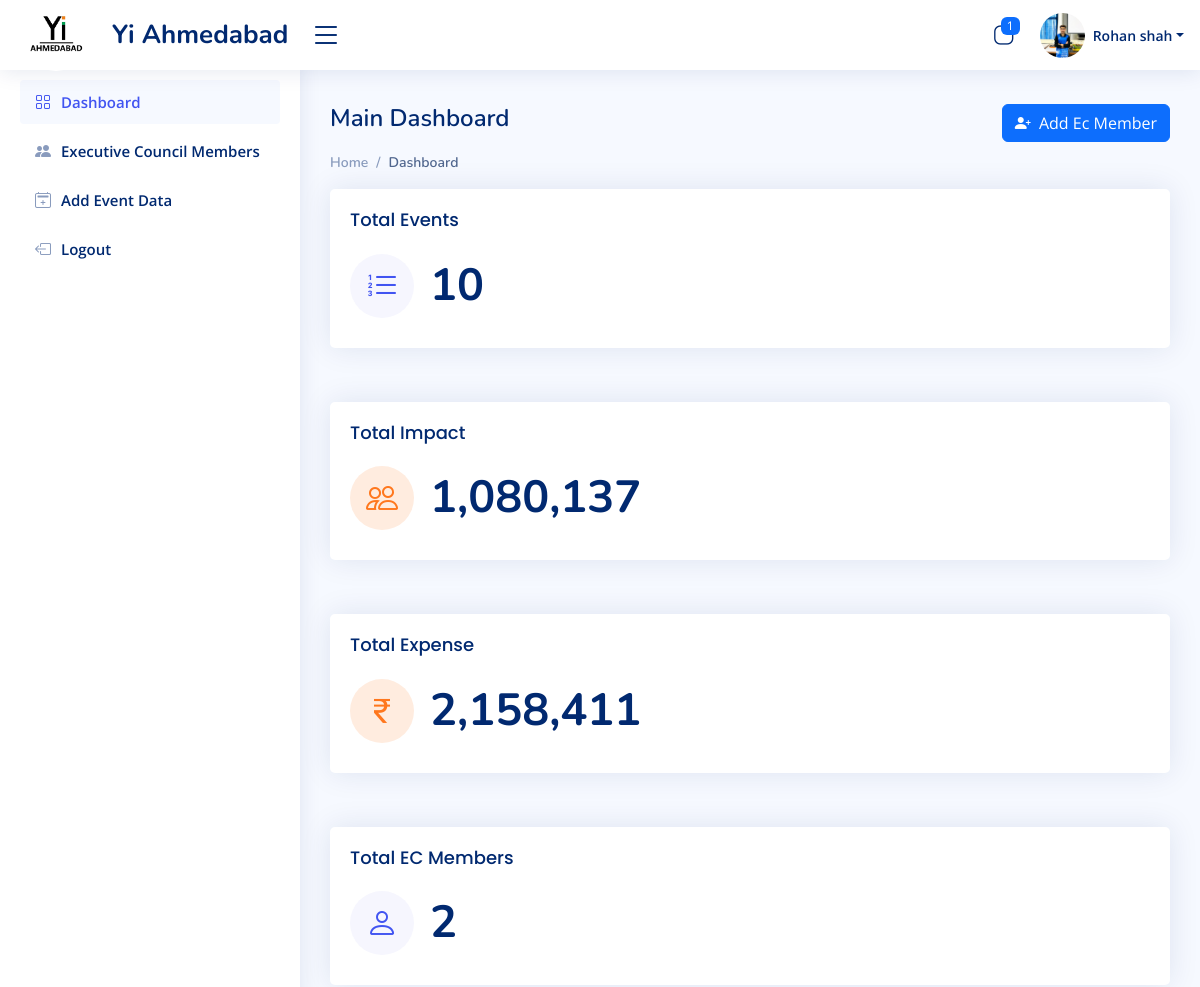
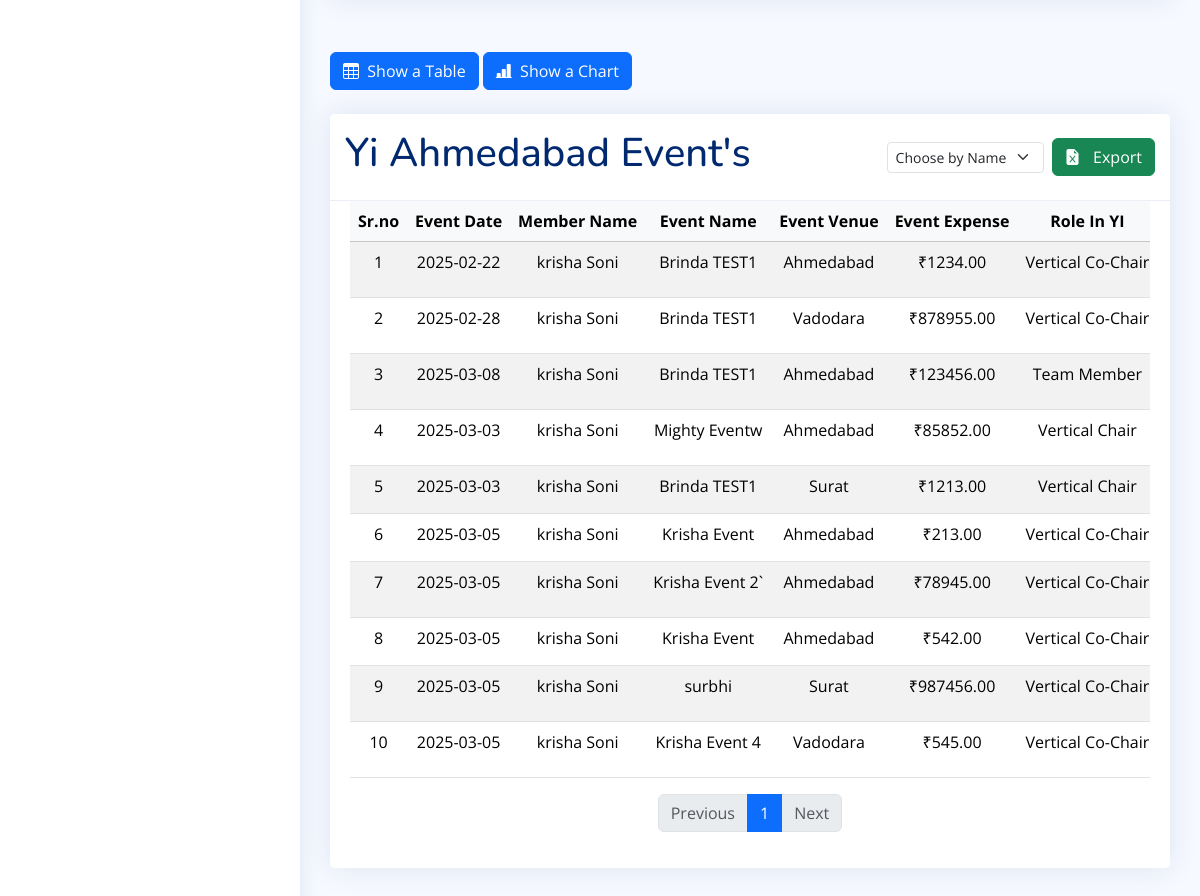
The app's page /Admin-Dashboard (signed in) with its own data (2 pictures, top to bottom).
### admin_app/models.py (models this page shows, shortened)
class LoginSide(AbstractUser):
    id = models.UUIDField(primary_key=True,default=uuid.uuid4,editable=False,db_index=True)
    login_role = models.ManyToManyField(Login_Role)
    first_name = models.CharField(max_length=200,null=True,)
    last_name = models.CharField(max_length=200)
    email = models.EmailField(max_length=200,unique=True,validators=[validate_email])
    photo = models.ImageField(upload_to='user_photo/', null=True,)
    yi_role = models.CharField(max_length=200,null=True)
    phone_number = models.CharField(
        max_length=10,  # This will accommodate international numbers
        default='0',
        validators=[
            RegexValidator(
                regex=r'^(\+91[\-\s]?)?[0]?(91)?[789]\d{9}$',  # This is the regex for validating the phone number
                message="Enter a valid phone number.",
                code="invalid_phone"
            ),
        ],
    )

### manager_app/models.py (models this page shows)
class Event_Data(models.Model):
    user = models.ForeignKey(LoginSide, on_delete=models.SET_NULL, null=True,db_index=True)
    your_name = models.CharField(max_length=50)
    event_name = models.CharField(max_length=200,blank=True)
    event_venue = models.CharField(max_length=200,blank=True)
    event_expense = models.BigIntegerField(blank=True,default=0)
    date = models.CharField(max_length=200)
    role_yi = models.CharField(max_length=200)
    project_vertical = models.CharField(max_length=200)
    project_stakeholder = models.CharField(max_length=200)
    yi_pillar = models.CharField(max_length=200)
    social_link = models.URLField(max_length=300)
    which_SIG = models.CharField(max_length=200,blank=True,null=True)
    event_handle = models.CharField(max_length=200,blank=True,null=True)
    total_impact = models.BigIntegerField(blank=True,default=1)
    school = models.CharField(max_length=200,blank=True,null=True)
    collage = models.CharField(max_length=200,blank=True,null=True)
    associate_partner = models.CharField(max_length=200,null=True,blank=True)

### admin_app/views.py (the view)
# urls.py: path('Admin-Dashboard',Admin_Dashboard,name='Admin_Dashboard'),
@login_required(login_url='index')
def Admin_Dashboard(request):
    if not request.user.login_role.filter(name='Admin').exists():
        return redirect('Error-Page')
    active_users_count = LoginSide.objects.filter(is_active=True).count()
    total_event = Event_Data.objects.count()
    user_id = request.user.id
    total_user_data = LoginSide.objects.exclude(login_role='Admin')
    total_user = total_user_data.count()
    sessions = Session.objects.filter(expire_date__gte=now())
    user_ids = [session.get_decoded().get('_auth_user_id') for session in sessions]
    active_users = LoginSide.objects.filter(id__in=user_ids)  # Get user objects
    active_user_names = [f"{user.first_name} {user.last_name}" for user in active_users]
    active_users_count = active_users.count()
    total_expense_result = Event_Data.objects.aggregate(Sum('event_expense'))
    total_expense = total_expense_result['event_expense__sum'] if total_expense_result['event_expense__sum'] is not None else 0
    total_impact_result = Event_Data.objects.aggregate(Sum('total_impact'))
    total_impact = total_impact_result['total_impact__sum'] if total_impact_result['total_impact__sum'] is not None else 0
    impact_avg = Event_Data.objects.aggregate(Avg('total_impact'))
    avg_impact = impact_avg['total_impact__avg'] if impact_avg['total_impact__avg'] is not None else 0
    all_user = LoginSide.objects.all().distinct()
    login_role = Login_Role.objects.all().distinct()
    manager_name = Event_Data.objects.all().values_list('your_name', flat=True).distinct()
    search = request.GET.get('search')
    if search and search != 'all':
        event_list = Event_Data.objects.filter(your_name__icontains=search)  # Using icontains for partial match
    else:
        event_list = Event_Data.objects.all()
    context = {
        'user_id':user_id,
        'users_data': all_user,
        'role': login_role,
        'total_manager': total_user,
        'total_event': total_event,
        'total_impact': total_impact ,
        'impact_avg': avg_impact,
        'total_expense': total_expense,
        'events': event_list,
        'm1': manager_name,
        'count':active_users_count,
        'name':active_user_names
    }
    return render(request, 'Admin/AdminDashboard.html', context)

### admin_app/Templates/Admin/AdminDashboard.html (shortened to what this page needs)
{% extends "base/base.html" %}
{% load static %}
  {% block bodyblock %}
  <main id="main" class="main">
    <div class="pagetitle">
      <h1>Main Dashboard </h1>
      <a href="{% url 'Admin_Signup' %}"> <button type="submit"  class="btn btn-primary"><i class="bi bi-person-plus-fill"></i>&nbsp; Add Ec Member</button></a>
    </div>
      <nav>
        <ol class="breadcrumb">
          <li class="breadcrumb-item"><a href="">Home</a></li>
          <li class="breadcrumb-item active">Dashboard</li>
        </ol>
      </nav>
    <section class="section dashboard">
      <div class="row">
        <div class="col-lg-12">
          <div class="row">
            <div class="col-xxl-3 col-xl-12 col-sm-12 mb-4">
              <div class="card info-card sales-card">
                <div class="card-body">
                  <h5 class="card-title">Total Events</h5>
                  <div class="d-flex align-items-center">
                    <div class="card-icon rounded-circle d-flex align-items-center justify-content-center">
                      <i class="bi bi-list-ol"></i>
                    </div>
                    <div class="ps-3">
                      <h6 class="count">{{ total_event }}</h6>
                    </div>
                  </div>
                </div>
              </div>
            </div>
            <div class="col-xxl-3 col-xl-12 col-sm-12 mb-4">
              <div class="card info-card customers-card">
                <div class="card-body">
                  <h5 class="card-title">Total Impact</h5>
                  <div class="d-flex align-items-center">
                    <div class="card-icon rounded-circle d-flex align-items-center justify-content-center">
                      <i class="bi bi-people"></i>
                    </div>
                    <div class="ps-3">
                      <h6 class="count">{{ total_impact|floatformat:"g" }}</h6>
                    </div>
                  </div>
                </div>
              </div>
            </div>
            <div class="col-xxl-3 col-xl-12 col-sm-12 mb-4">
              <div class="card info-card customers-card">
                <div class="card-body">
                  <h5 class="card-title">Total Expense</h5>
                  <div class="d-flex align-items-center">
                    <div class="card-icon rounded-circle d-flex align-items-center justify-content-center">
                      <i class="bi bi-currency-rupee"></i>
                    </div>
                    <div class="ps-3">
                      <h6 class="count">{{ total_expense|floatformat:"g"  }}</h6>
                    </div>
                  </div>
                </div>
              </div>
            </div>
      <div class="col-xxl-3 col-xl-12 col-sm-12 mb-4">
              <div class="card info-card sales-card">
                <div class="card-body">
                  <h5 class="card-title">Total EC Members </h5>
                  <div class="d-flex align-items-center">
                    <div class="card-icon rounded-circle d-flex align-items-center justify-content-center">
                      <i class="bi bi-person"></i>
                    </div>
                    <div class="ps-3">
                      <h6 class="count">{{ total_manager }}</h6>
                    </div>
                  </div>
                </div>
              </div>
            </div>
          </div>
        </div>
      </div>
      <div>
        <button type="submit"  onclick="table()"  class="btn btn-primary"><i class="bi bi-table"></i>&nbsp; Show a Table</button>
        <button type="submit" onclick="chart()"  class="btn btn-primary"><i class="bi bi-bar-chart-line-fill"></i>&nbsp; Show a Chart</button>
      </div><br>
      <div class="card" id="table">
        <div class="card-header d-flex justify-content-between align-items-center">
          <h1 style="color: #012970;">Yi Ahmedabad Event's</h1>
            <div class="d-flex align-items-center">
                <form method="get" action="{% url 'Admin_Dashboard' %}" id="managerFilterForm" class="me-2">
                    <select class="form-select form-select-sm" id="search" name="search" onchange="this.form.submit()">
                        <option value="" disabled selected>Choose by Name</option>
                    </select>
                </form>
                <a href="{% url 'download_excel' %}" ><button type="submit"   class="btn btn-success"> <i class="bi bi-file-earmark-excel-fill"></i> &nbsp; Export</button></a>
            </div>
        </div>
        <div class="card-body">
            <div class="table-responsive">
                <table class="table table-striped table-hover" id="eventTable">
                    <thead class="table-light">
                        <tr class="text-nowrap text-center">
                            <th>Sr.no</th>
                            <th>Event Date</th>
                            <th>Member Name</th>
                            <th>Event Name</th>
                            <th>Event Venue</th>
                            <th>Event Expense</th>
                            <th>Role In YI</th>
                        </tr>
                    </thead>
                    <tbody>
                        {% if events %}
                            {% for event in events %}
                                <tr class="text-nowrap text-center">
                                    <td>{{ forloop.counter }}</td>
                                    <td>{{ event.date }}</td>
                                    <td>{{ event.your_name }}</td>
                                    <td>{{ event.event_name }}</td>
                                    <td>{{ event.event_venue }}</td>
                                    <td>₹{{ event.event_expense|floatformat:"2" }}</td>
                                    <td>{{ event.role_yi }}</td>
                                </tr>
            {% endfor %}
            {% else %}
            <tr>
              <td colspan="17" class="text-center"> No Event available </td>
            </tr>
            {% endif %}
        </tbody>
    </table>
                <nav aria-label="Event table navigation">
                    <ul class="pagination justify-content-center">
                        <li class="page-item disabled">
                            <a class="page-link" href="#" tabindex="-1" aria-disabled="true">Previous</a>
                        </li>
                        <li class="page-item">
                            <a class="page-link" href="#">Next</a>
                        </li>
                    </ul>
                </nav>
            </div>
        </div>
    </div>
    </section>
  </main>
  {% endblock bodyblock %}

### admin_app/Templates/Admin/components/header.html (shortened to what this page needs)
{% load static %}
<header id="header" class="header fixed-top d-flex align-items-center">
    <div class="d-flex align-items-center justify-content-between">
      <a href="{% url 'Admin_Dashboard' %}" class="logo d-flex align-items-center">
  <img src="{% static 'Image/YIIMG.png' %}" alt="logo img" class="rounded-circle" >
        <span class="d-none d-lg-block">Yi Ahmedabad</span>
      </a>
      <i class="bi bi-list toggle-sidebar-btn"></i>
    </div>
    <nav class="header-nav ms-auto">
      <ul class="d-flex align-items-center">
        <li class="nav-item dropdown">
          <a class="nav-link nav-icon" href="#" data-bs-toggle="dropdown">
            <i class="bi bi-app-indicator"></i>
            <span class="badge bg-primary badge-number">{{count}}</span>
          </a>
        </li>
        <li class="nav-item dropdown pe-3">
          <a class="nav-link nav-profile d-flex align-items-center pe-0" href="#" data-bs-toggle="dropdown">
            <img src="{% if user.photo %}{{ user.photo.url }}{% else %}{% static 'Image/img.png' %}{% endif %}" alt="Profile" class="rounded-circle">
            <span class="d-none d-md-block dropdown-toggle ps-2">{{ user.first_name }} {{ user.last_name }}</span>
          </a>
            </li>
          </ul>
    </nav>
  </header>

### admin_app/static/assets/css/style.css (style rules this page uses)
:root { scroll-behavior: smooth; }
body { font-family: "Open Sans", sans-serif; background: #f6f9ff; color: #444444; }
a { color: #4154f1; text-decoration: none; }
h1, h2, h3, h4, h5, h6 { font-family: "Nunito", sans-serif; }
#main { margin-top: 60px; padding: 20px 30px; transition: all 0.3s; }
.pagetitle { display: flex; justify-content: space-between; margin-bottom: 10px; }
.pagetitle h1 { font-size: 24px; margin-bottom: 0; font-weight: 600; color: #012970; }
.card { margin-bottom: 30px; border: none; border-radius: 5px; box-shadow: 0px 0 30px rgba(1, 41, 112, 0.1); }
.card-header, .card-footer { border-color: #ebeef4; background-color: #fff; color: #798eb3; padding: 15px; }
.card-title { padding: 20px 0 15px 0; font-size: 18px; font-weight: 500; color: #012970; font-family: "Poppins", sans-serif; }
.card-body { padding: 0 20px 20px 20px; }
.breadcrumb { font-size: 14px; font-family: "Nunito", sans-serif; color: #899bbd; font-weight: 600; }
.breadcrumb a { color: #899bbd; transition: 0.3s; }
.breadcrumb .breadcrumb-item::before { color: #899bbd; }
.breadcrumb .active { color: #51678f; font-weight: 600; }
.logo { line-height: 1; height:95px; }
@media (min-width: 1200px) { .logo { width: 280px; } }
.logo img { max-height: 72px; margin-right: 20px; }
.logo span { font-size: 26px; font-weight: 700; color: #012970; font-family: "Nunito", sans-serif; }
.header { transition: all 0.5s; z-index: 997; height: 70px; box-shadow: 0px 2px 20px rgba(1, 41, 112, 0.1); background-color: #fff; padding-left: 20px; }
.header .toggle-sidebar-btn { font-size: 32px; padding-left: 10px; cursor: pointer; color: #012970; }
.header-nav ul { list-style: none; }
.header-nav>ul { margin: 0; padding: 0; }
.header-nav .nav-icon { font-size: 22px; color: #012970; margin-right: 25px; position: relative; }
.header-nav .nav-profile { color: #012970; }
.header-nav .nav-profile img { max-height: 45px; }
.header-nav .nav-profile span { font-size: 14px; font-weight: 600; }
.header-nav .badge-number { position: absolute; inset: -2px -5px auto auto; font-weight: normal; font-size: 12px; padding: 3px 6px; }
@media (min-width: 1200px) { #main, #footer { margin-left: 300px; } }
.dashboard .info-card { padding-bottom: 10px; }
.dashboard .info-card h6 { font-size: 45px; color: #012970; font-weight: 700; margin: 0; padding: 0; }
.dashboard .card-icon { font-size: 32px; line-height: 0; width: 64px; height: 64px; flex-shrink: 0; flex-grow: 0; }
.dashboard .sales-card .card-icon { color: #4154f1; background: #f6f6fe; }
.dashboard .customers-card .card-icon { color: #ff771d; background: #ffecdf; }

### records on screen
LoginSide: photo (picture), first_name "Rohan", last_name "shah"
Event_Data: date "2025-02-22", your_name "krisha Soni", event_name "Brinda TEST1", event_venue "Ahmedabad", event_expense "1234.00", role_yi "Vertical Co-Chair"
Event_Data: date "2025-02-28", your_name "krisha Soni", event_name "Brinda TEST1", event_venue "Vadodara", event_expense "878955.00", role_yi "Vertical Co-Chair"
Event_Data: date "2025-03-08", your_name "krisha Soni", event_name "Brinda TEST1", event_venue "Ahmedabad", event_expense "123456.00", role_yi "Team Member"
Event_Data: date "2025-03-03", your_name "krisha Soni", event_name "Mighty Eventw", event_venue "Ahmedabad", event_expense "85852.00", role_yi "Vertical Chair"
Event_Data: date "2025-03-03", your_name "krisha Soni", event_name "Brinda TEST1", event_venue "Surat", event_expense "1213.00", role_yi "Vertical Chair"
Event_Data: date "2025-03-05", your_name "krisha Soni", event_name "Krisha Event", event_venue "Ahmedabad", event_expense "213.00", role_yi "Vertical Co-Chair"
Event_Data: date "2025-03-05", your_name "krisha Soni", event_name "Krisha Event 2`", event_venue "Ahmedabad", event_expense "78945.00", role_yi "Vertical Co-Chair"
Event_Data: date "2025-03-05", your_name "krisha Soni", event_name "Krisha Event", event_venue "Ahmedabad", event_expense "542.00", role_yi "Vertical Co-Chair"
Event_Data: date "2025-03-05", your_name "krisha Soni", event_name "surbhi", event_venue "Surat", event_expense "987456.00", role_yi "Vertical Co-Chair"
Event_Data: date "2025-03-05", your_name "krisha Soni", event_name "Krisha Event 4", event_venue "Vadodara", event_expense "545.00", role_yi "Vertical Co-Chair"

### other values on screen
{{ count }} "1"
{{ total_event }} "10"
{{ total_impact|floatformat:"g" }} "1,080,137"
{{ total_expense|floatformat:"g" }} "2,158,411"
{{ total_manager }} "2"
